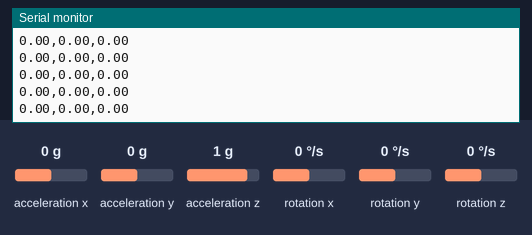
This sketch was run on a simulated Arduino Uno, built with avr-gcc and run on an emulated ATmega328P. Shown: the last lines printed to the serial monitor. The test bench sets the inputs (shaded band); at power-on: acceleration x 0 g, acceleration z 1 g, acceleration y 0 g, rotation z 0 °/s, rotation x 0 °/s, rotation y 0 °/s. EEPROM starts erased.

Above: at 7.7 s.
7.8 s: acceleration x set to 0.8 g
At 8.4 s:
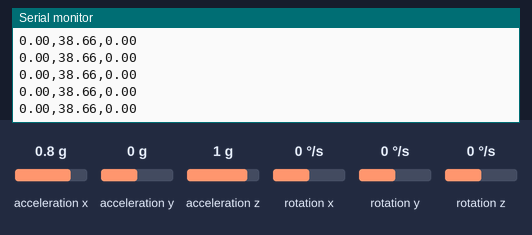
10.8 s: acceleration z set to 0 g
At 11.5 s:
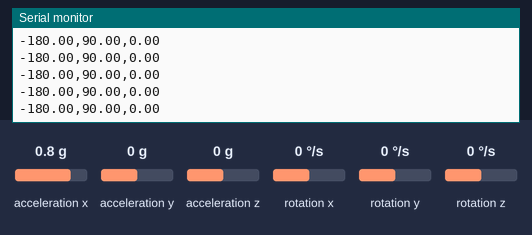
13.8 s: acceleration y set to -1.4 g
At 14.9 s:
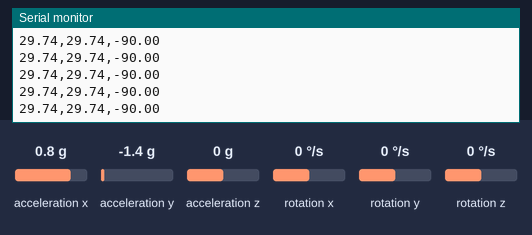
15.3 s: rotation z set to -192 °/s
At 16.2 s:
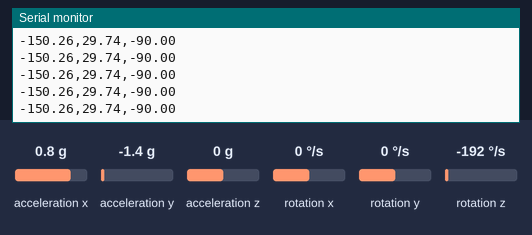
Timing chart, 0 to 17.8 s (numbered marks = the images above; inputs shaded):
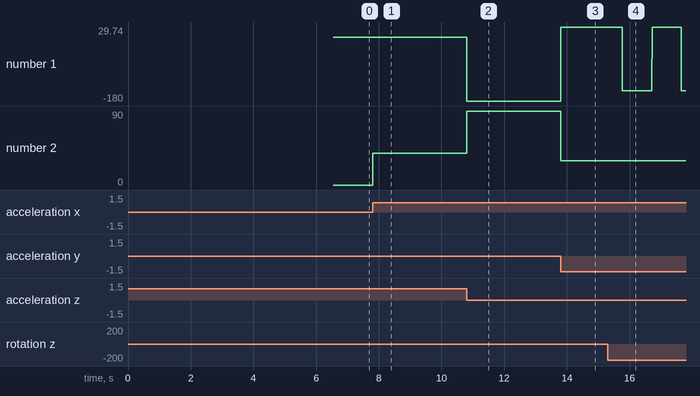

Measured:
- after the input at 7.8 s, the serial monitor: prints a new line at once (image 1)
- after the input at 10.8 s, the serial monitor: prints a new line at once (image 2)
- after the input at 13.8 s, the serial monitor: prints a new line at once (image 3)
- after the input at 15.3 s, the serial monitor: prints a new line after 0.47 s (image 4)
- plotted number 1: 0 → -180 after the input at 10.8 s, -180 → 29.74 after the input at 13.8 s, 29.74 → -150.26 after the input at 15.3 s
- plotted number 2: 0 → 38.66 after the input at 7.8 s, 38.66 → 90 after the input at 10.8 s, 90 → 29.74 after the input at 13.8 s

The sketch:

GyroCalibration.ino
```cpp
#include "I2Cdev.h"
#include "MPU6050_6Axis_MotionApps20.h"
#include <EEPROM.h>

MPU6050 mpu;

struct DataToEEPROM {
  int XAccelOffset;
  int YAccelOffset;
  int ZAccelOffset;
  int XGyroOffset;
  int YGyroOffset;
  int ZGyroOffset;
};

uint8_t fifoBuffer[64];  // буфер
float ypr[3];
uint32_t myTimer;

DataToEEPROM data;

void setup() {

  Serial.begin(115200);
  Wire.begin();
  // Wire.setClock(1000000UL);   // разгоняем шину на максимум
  // инициализация DMP

  delay(3000);
  Serial.println("aaa");

  mpu.initialize();
  Serial.println("aaa");

  mpu.dmpInitialize();

  delay(3000);

  for (int i = 1; i <= 1; i++) {
    mpu.CalibrateAccel(120);
    mpu.CalibrateGyro(120);

    mpu.PrintActiveOffsets();

    data.XAccelOffset = float(mpu.getXAccelOffset()) * 1.0 / float(i) + float(data.XAccelOffset) * (1.0 - 1.0 / float(i));
    data.YAccelOffset = float(mpu.getYAccelOffset()) * 1.0 / float(i) + float(data.YAccelOffset) * (1.0 - 1.0 / float(i));
    data.ZAccelOffset = float(mpu.getZAccelOffset()) * 1.0 / float(i) + float(data.ZAccelOffset) * (1.0 - 1.0 / float(i));
    data.XGyroOffset = float(mpu.getXGyroOffset()) * 1.0 / float(i) + float(data.XGyroOffset) * (1.0 - 1.0 / float(i));
    data.YGyroOffset = float(mpu.getYGyroOffset()) * 1.0 / float(i) + float(data.YGyroOffset) * (1.0 - 1.0 / float(i));
    data.ZGyroOffset = float(mpu.getZGyroOffset()) * 1.0 / float(i) + float(data.ZGyroOffset) * (1.0 - 1.0 / float(i));
  }


  EEPROM.put(0, data);

  // EEPROM.get(0, data);

  mpu.setXAccelOffset(data.XAccelOffset);
  mpu.setYAccelOffset(data.YAccelOffset);
  mpu.setZAccelOffset(data.ZAccelOffset);
  mpu.setXGyroOffset(data.XGyroOffset);
  mpu.setYGyroOffset(data.YGyroOffset);
  mpu.setZGyroOffset(data.ZGyroOffset);

  mpu.setDMPEnabled(true);
}
void loop() {
  // Serial.println("aaa");
  if (mpu.dmpGetCurrentFIFOPacket(fifoBuffer)) {
    // переменные для расчёта (ypr можно вынести в глобал)
    Quaternion q;
    VectorFloat gravity;
    // расчёты
    mpu.dmpGetQuaternion(&q, fifoBuffer);
    mpu.dmpGetGravity(&gravity, &q);
    mpu.dmpGetYawPitchRoll(ypr, &q, &gravity);
    // выводим результат в радианах (-3.14, 3.14)
    Serial.print(degrees(ypr[0]));  // вокруг оси Z
    Serial.print(',');
    Serial.print(degrees(ypr[1]));  // вокруг оси Y
    Serial.print(',');
    Serial.print(degrees(ypr[2]));  // вокруг оси X
    Serial.println();
    // для градусов можно использовать degrees()
    myTimer = millis();
  }
}
```
